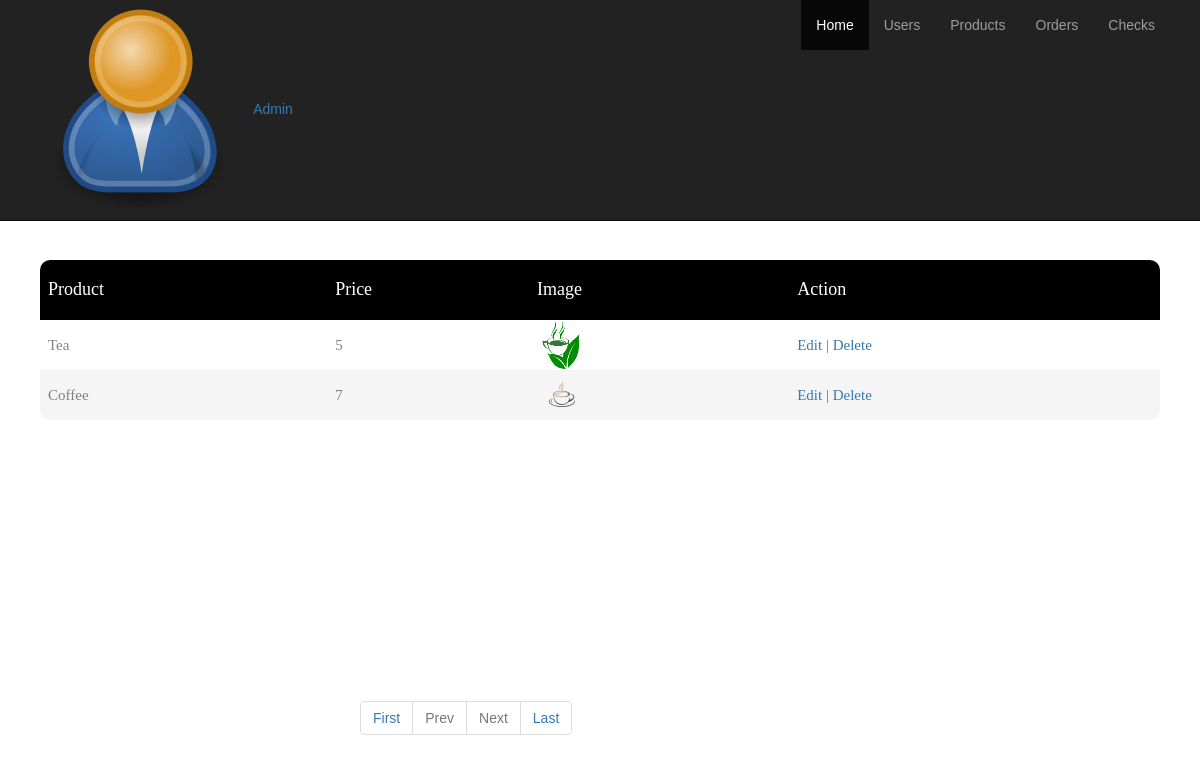
Page /allProduct.php on the earlier database version.
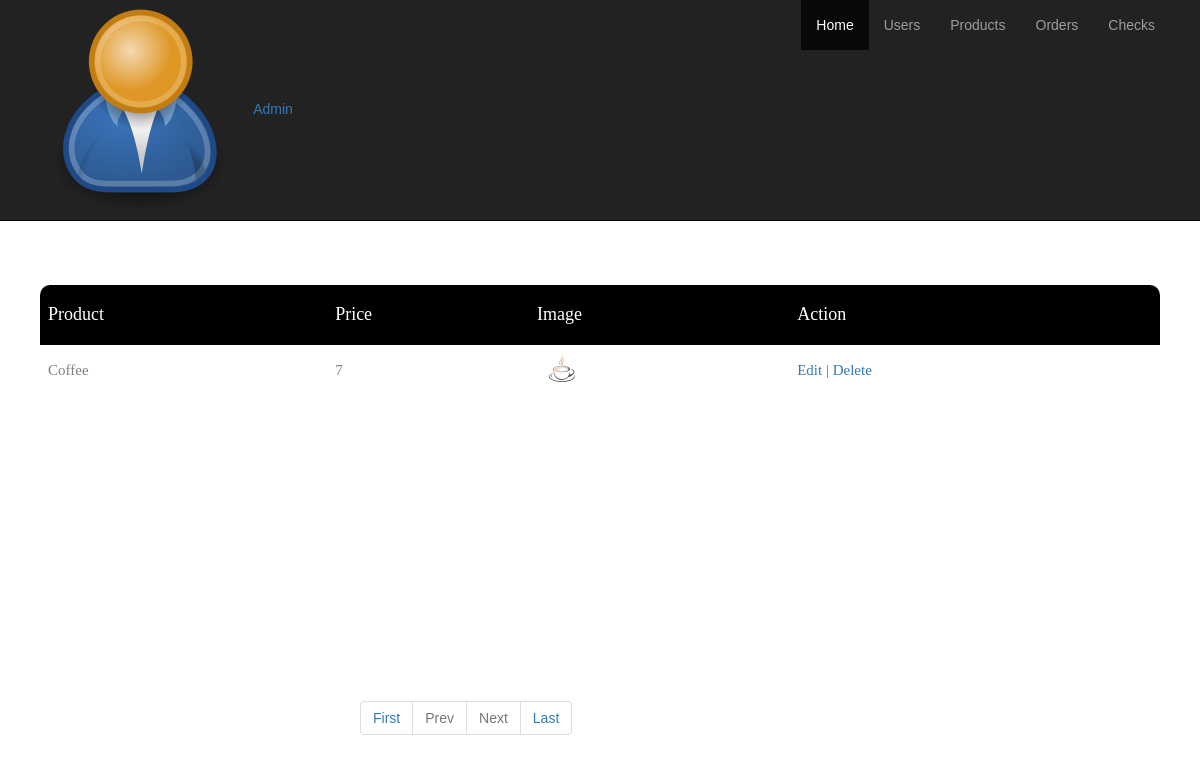
Same page on the later database version.
### tables this page shows
CREATE TABLE `products` (
  `id` int(255) NOT NULL,
  `name` varchar(255) NOT NULL,
  `price` int(255) NOT NULL,
  `picture` varchar(255) NOT NULL,
  `category_id` int(255) NOT NULL,
  `created_at` timestamp NOT NULL DEFAULT current_timestamp(),
  `updated_at` timestamp NULL DEFAULT NULL
);

### allProduct.php (the view, shortened to what this page needs)
<?php
    $db = \database_connection\DBConnection::getInstance();
    $query="SELECT * FROM products;";
    $stmt = $db->prepare($query);
    $stmt->execute();
    $result = $stmt->fetchAll();
?>
<!DOCTYPE html>
<head>
    <link rel="stylesheet" href="https://maxcdn.bootstrapcdn.com/bootstrap/3.3.7/css/bootstrap.min.css">
    <link rel="stylesheet" type="text/css" href="public/css/util.css">
    <link rel="stylesheet" type="text/css" href="public/css/main.css">
    <link rel="stylesheet" href="public/css/min_css.lass">
</head>
<body id="main-body">
    <nav class="navbar navbar-inverse navbar-fixed-top">
        <div class="container">
            <div class="navbar-header">
                <div id="profile-data">
                    <img id="profile-picture" src="public/img/admin.png"/>
                    <a href="">Admin</a>
                </div>
            </div>
            <div class="collapse navbar-collapse">
                <ul class="nav navbar-nav pull-right">
                    <li class="active"><a href="createOrder.php">Home</a></li>
                    <li><a href="AllUsers.php">Users</a></li>
                    <li><a href="allProduct.php">Products</a></li>
                    <li><a href="ordersAdmin.php">Orders</a></li>
                    <li><a href="checks.php">Checks</a></li>
                </ul>
            </div>
        </div>
    </nav>
    <div class="container">
        <div class="addProductDiv">
            <a href="AddProduct.php">Add-Product</a>
        </div>
        <div class="limiter1">
            <div class="container-table100">
                <div class="wrap-table100">
                    <div class="table100">
                        <table>
                            <thead>
                                <tr class="table100-head">
                                    <th> Product </th>
                                    <th> Price </th>
                                    <th> Image </th>
                                    <th> Action </th>
                                </tr>
                            </thead>
                            <tbody>
                                <?php
                                    foreach($result as $data){
                                        $ID = $data['id'];
                                        echo "<tr>";
                                        echo "<td>".$data['name']."</td> ";
                                        echo "<td>".$data['price']."</td>";
                                        echo "<td><img src=".$data['picture']." width='50px' height='50px' alt='img'></td>";
                                        echo "<td><a href='AddProduct.php?operation=update&&id=$ID' class='update'> Edit | </a>
                                                <a href='deleteProduct.php?id=$ID' class='delete'>Delete</a></td>";
                                        echo "</tr>";
                                    }
                                ?>
                            </tbody>
                        </table>
                    </div>
                </div>
            </div>
        </div>
        <?php
            if (isset($_GET['pageno'])) {
                $pageno = $_GET['pageno'];
            } else {
                $pageno = 1;
            }
        ?>
        <div class="pag">
            <ul class="pagination" style="margin-left:330px; margin-top:-110px;">
                <li><a href="?pageno=1">First</a></li>
                <li class="<?php if ($pageno <= 1) {
                    echo 'disabled';
                } ?>">
                    <a href="<?php if ($pageno <= 1) {
                        echo '#';
                    } else {
                        echo '?pageno='.($pageno - 1);
                    } ?>">Prev</a>
                </li>
                <li class="<?php if ($pageno >= $total_pages) {
                    echo 'disabled';
                } ?>">
                    <a href="<?php if ($pageno >= $total_pages) {
                        echo '#';
                    } else {
                        echo '?pageno='.($pageno + 1);
                    } ?>">Next</a>
                </li>
                <li><a href="?pageno=<?php echo $total_pages; ?>">Last</a></li>
            </ul>
        </div>
    </div>
</body>
</html>

Differences in the rows shown:
removed products: name "Tea", price "5", picture (picture)
